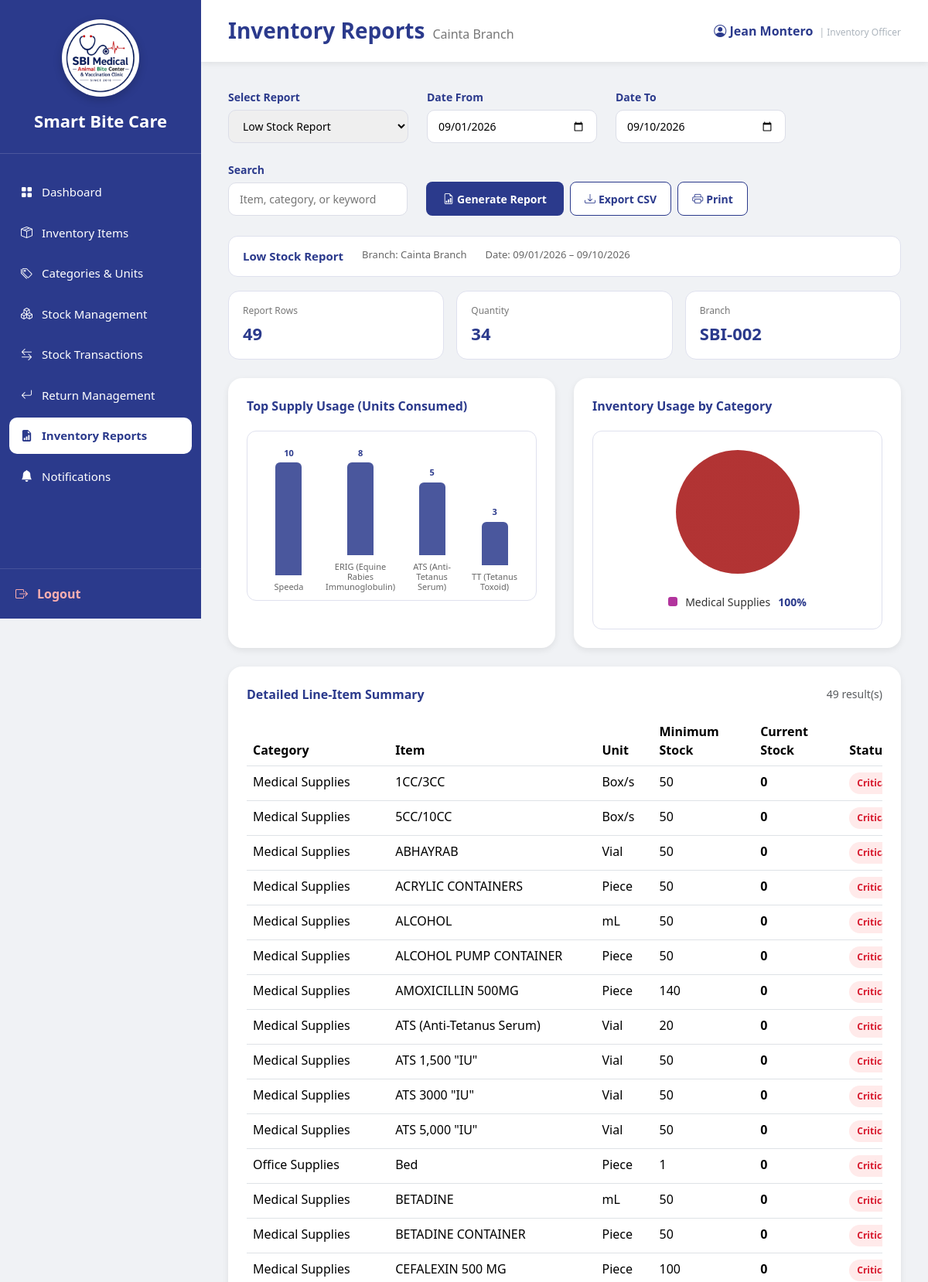
The app's page /InventoryOfficer_Reports.php (signed in, upper part) with its own data.
### tables this page shows
CREATE TABLE `users` (
  `user_id` int(11) NOT NULL,
  `branch_id` varchar(10) DEFAULT NULL,
  `role_id` int(11) NOT NULL,
  `username` varchar(100) NOT NULL,
  `email` varchar(255) NOT NULL,
  `password` varchar(255) NOT NULL,
  `status` enum('Active','Inactive') DEFAULT 'Active',
  `created_at` timestamp NOT NULL DEFAULT current_timestamp(),
  `last_login` datetime DEFAULT NULL
);

CREATE TABLE `branches` (
  `branch_id` varchar(10) NOT NULL,
  `branch_name` varchar(150) NOT NULL,
  `branch_address` text DEFAULT NULL,
  `contact_number` varchar(30) DEFAULT NULL,
  `email` varchar(150) DEFAULT NULL,
  `status` enum('Active','Inactive') DEFAULT 'Active',
  `created_at` timestamp NOT NULL DEFAULT current_timestamp()
);

CREATE TABLE `inventory_items` (
  `item_id` int(11) NOT NULL,
  `category_id` int(11) NOT NULL,
  `unit_id` int(11) NOT NULL,
  `item_name` varchar(255) NOT NULL,
  `minimum_stock` int(11) DEFAULT 0,
  `description` text DEFAULT NULL,
  `is_forecastable` tinyint(1) NOT NULL DEFAULT 0,
  `is_consumable` tinyint(1) NOT NULL DEFAULT 1,
  `base_unit_label` varchar(30) DEFAULT NULL,
  `display_unit_label` varchar(30) DEFAULT NULL,
  `conversion_to_base` decimal(12,4) NOT NULL DEFAULT 1.0000
);

CREATE TABLE `inventory_categories` (
  `category_id` int(11) NOT NULL,
  `category_name` varchar(150) NOT NULL,
  `monitoring_frequency` enum('Daily','Weekly','Monthly') DEFAULT NULL
);

CREATE TABLE `units` (
  `unit_id` int(11) NOT NULL,
  `unit_name` varchar(100) NOT NULL
);

### InventoryOfficer_Reports.php (the view, shortened to what the rows shown need)
<?php
require_once 'sources/db_connect.php';
$user_id = (int)$_SESSION['user_id'];
function h($value): string
{
    return htmlspecialchars((string)$value, ENT_QUOTES, 'UTF-8');
}
function moneylessNumber($value): string
{
    return number_format((float)$value, 0);
}
function reportLabel(string $type): string
{
    $labels = [
        'low_stock'       => 'Low Stock Report',
        'expiring_stock'  => 'Expiring Stock Report',
        'stock_usage'     => 'Stock Usage Report',
        'transactions'    => 'Stock Transaction Summary',
        'shortage'        => 'Shortage Prediction Report'
    ];
    return $labels[$type] ?? $labels['low_stock'];
}
$userQuery = "
    SELECT u.branch_id, u.username, b.branch_name
    FROM users u
    LEFT JOIN branches b ON u.branch_id = b.branch_id
    WHERE u.user_id = ?
      AND u.status = 'Active'
    LIMIT 1
";
$userStmt = $conn->prepare($userQuery);
$userStmt->bind_param('i', $user_id);
if (!$userStmt->execute()) {
    $userStmt->close();
    http_response_code(500);
    die('Database error: Unable to retrieve user information.');
}
$userResult = $userStmt->get_result();
$userData = $userResult->fetch_assoc();
$branch_id = $userData['branch_id'];
$username = $userData['username'] ?: 'Inventory Officer';
$branch_name = $userData['branch_name'] ?: 'No Branch Assigned';
$report_type = $_POST['report_type'] ?? $_GET['report_type'] ?? 'low_stock';
$today = date('Y-m-d');
$firstDayOfMonth = date('Y-m-01');
$date_from = trim($_POST['date_from'] ?? $_GET['date_from'] ?? $firstDayOfMonth);
$date_to   = trim($_POST['date_to'] ?? $_GET['date_to'] ?? $today);
$search    = trim($_POST['search'] ?? $_GET['search'] ?? '');
function fetchReportRows(
    mysqli $conn,
    string $reportType,
    string $branchId,
    string $dateFrom,
    string $dateTo,
    string $search
): array {
    $rows = [];
    switch ($reportType) {
        case 'low_stock':
            $sql = "
                SELECT
                    i.item_id,
                    i.item_name,
                    c.category_name,
                    u.unit_name,
                    i.minimum_stock,
                    COALESCE(SUM(s.quantity_available), 0) AS current_stock,
                    COALESCE(SUM(
                        CASE
                            WHEN s.quantity_available > 0 THEN s.quantity_available
                            ELSE 0
                        END
                    ), 0) AS positive_stock
                FROM inventory_items i
                INNER JOIN inventory_categories c
                    ON c.category_id = i.category_id
                INNER JOIN units u
                    ON u.unit_id = i.unit_id
                LEFT JOIN inventory_stocks s
                    ON s.item_id = i.item_id
                   AND s.branch_id = ?
                WHERE (
                    ? = ''
                    OR i.item_name LIKE CONCAT('%', ?, '%')
                    OR c.category_name LIKE CONCAT('%', ?, '%')
                )
                GROUP BY
                    i.item_id,
                    i.item_name,
                    c.category_name,
                    u.unit_name,
                    i.minimum_stock
                HAVING current_stock <= i.minimum_stock
                ORDER BY current_stock ASC, i.item_name ASC
            ";
            $stmt = $conn->prepare($sql);
            $stmt->bind_param(
                'ssss',
                $branchId,
                $search,
                $search,
                $search
            );
            break;
    }
    if (!$stmt->execute()) {
        $error = $stmt->error;
        $stmt->close();
        throw new RuntimeException('Report query failed: ' . $error);
    }
    $result = $stmt->get_result();
    while ($row = $result->fetch_assoc()) {
        $rows[] = $row;
    }
    return $rows;
}
$reportRows = [];
try {
    $reportRows = fetchReportRows(
        $conn,
        $report_type,
        (string)$branch_id,
        $date_from,
        $date_to,
        $search
    );
} catch (Throwable $e) {
    $reportError = $e->getMessage();
}
$summary = [
    'rows' => count($reportRows),
    'quantity' => 0,
    'patients' => 0,
    'transactions' => 0
];
foreach ($reportRows as $row) {
    if ($report_type === 'stock_usage') {
        $summary['quantity'] += (int)$row['quantity_used'];
        $summary['patients'] += (int)$row['patient_count'];
    } elseif ($report_type === 'transactions') {
        $summary['quantity'] += (int)$row['quantity'];
        $summary['transactions']++;
    } elseif ($report_type === 'low_stock') {
        $summary['quantity'] += (int)$row['current_stock'];
    } elseif ($report_type === 'expiring_stock') {
        $summary['quantity'] += (int)$row['quantity_available'];
    } elseif ($report_type === 'shortage') {
        $summary['quantity'] += (int)$row['recommended_reorder'];
    }
}
?>
<!DOCTYPE html>
<html lang="en">
<head>
<link href="https://cdn.jsdelivr.net/npm/bootstrap@5.3.3/dist/css/bootstrap.min.css" rel="stylesheet">
<link rel="stylesheet"
href="https://cdn.jsdelivr.net/npm/bootstrap-icons@1.11.3/font/bootstrap-icons.min.css">
<link rel="stylesheet" href="sidebar.css">
</head>
<body>
<div class="main">
 <div class="topbar">
        <h3>Inventory Reports<small><?php echo htmlspecialchars($branch_name); ?></small></h3>
        <div class="profile">
            <i class="bi bi-person-circle"></i>
            <?php echo htmlspecialchars($username); ?>
            <span style="font-size:12px;color:#adb5bd;font-weight:400;margin-left:4px;">| Inventory Officer</span>
        </div>
</div>
<div class="page-body">
<div class="report-meta">
<strong><?php echo h(reportLabel($report_type)); ?></strong>
<span>Branch: <?php echo h($branch_name); ?></span>
<span>Date: <?php echo h(date('m/d/Y', strtotime($date_from))); ?> – <?php echo h(date('m/d/Y', strtotime($date_to))); ?></span>
</div>
<div class="summary-cards">
<?php if ($report_type === 'stock_usage'): ?>
<div class="summary-card"><span>Patients</span><strong><?php echo moneylessNumber($summary['patients']); ?></strong></div>
<?php elseif ($report_type === 'transactions'): ?>
<div class="summary-card"><span>Transactions</span><strong><?php echo moneylessNumber($summary['transactions']); ?></strong></div>
<?php elseif ($report_type === 'shortage'): ?>
<div class="summary-card"><span>Recommended Reorder</span><strong><?php echo moneylessNumber($summary['quantity']); ?></strong></div>
<?php else: ?>
<div class="summary-card"><span>Branch</span><strong><?php echo h($branch_id); ?></strong></div>
<?php endif; ?>
</div>
<div class="row g-4">
<div class="col-12">
<div class="large-card">
<div class="table-wrap report-table-wrap">
<table class="table data-table">
<thead>
<?php if ($report_type === 'low_stock'): ?>
<tr><th>Category</th><th>Item</th><th>Unit</th><th>Minimum Stock</th><th>Current Stock</th><th>Status</th></tr>
<?php elseif ($report_type === 'expiring_stock'): ?>
<tr><th>Item</th><th>Category</th><th>Batch / Lot No.</th><th>Unit</th><th>Stock</th><th>Manufacturing Date</th><th>Expiration Date</th><th>Days Remaining</th><th>Status</th></tr>
<?php elseif ($report_type === 'stock_usage'): ?>
<tr><th>Usage Date</th><th>Item</th><th>Category</th><th>Unit</th><th>Qty Used</th><th>Patients</th><th>Stock Received</th></tr>
<?php elseif ($report_type === 'transactions'): ?>
<tr><th>Trx No.</th><th>Type</th><th>Item</th><th>Unit</th><th>Qty</th><th>Date</th><th>By</th><th>Remarks</th></tr>
<?php elseif ($report_type === 'shortage'): ?>
<tr><th>Date</th><th>Item</th><th>Category</th><th>Unit</th><th>Probability</th><th>Status</th><th>Recommended Reorder</th><th>Predicted Consumption</th><th>Forecast Days</th><th>Generated By</th></tr>
<?php endif; ?>
</thead>
<tbody>
<?php if (empty($reportRows)): ?>
<tr><td colspan="12" class="text-center text-muted py-4">No records found for the selected filters.</td></tr>
<?php else: ?>
<?php foreach ($reportRows as $row): ?>
<?php if ($report_type === 'low_stock'): ?>
<tr>
<td><?php echo h($row['category_name']); ?></td>
<td><?php echo h($row['item_name']); ?></td>
<td><?php echo h($row['unit_name']); ?></td>
<td><?php echo moneylessNumber($row['minimum_stock']); ?></td>
<td><strong><?php echo moneylessNumber($row['current_stock']); ?></strong></td>
<td><span class="report-status <?php echo (int)$row['current_stock'] <= 0 ? 'status-critical' : 'status-warning'; ?>"><?php echo (int)$row['current_stock'] <= 0 ? 'Critical' : 'Low'; ?></span></td>
</tr>
<?php endif; ?>
<?php endforeach; ?>
<?php endif; ?>
</tbody>
</table>
</div>
</div>
</div>
</div>
</div>
</div>
</body>
</html>

### records on screen
users: branch.branch_name "Cainta Branch", username "Jean Montero", branch "SBI-002"
inventory_items: category.category_name "Medical Supplies", item_name "1CC/3CC", unit.unit_name "Box/s", minimum_stock "50", current_stock "0"
inventory_items: category.category_name "Medical Supplies", item_name "5CC/10CC", unit.unit_name "Box/s", minimum_stock "50", current_stock "0"
inventory_items: category.category_name "Medical Supplies", item_name "ABHAYRAB", unit.unit_name "Vial", minimum_stock "50", current_stock "0"
inventory_items: category.category_name "Medical Supplies", item_name "ACRYLIC CONTAINERS", unit.unit_name "Piece", minimum_stock "50", current_stock "0"
inventory_items: category.category_name "Medical Supplies", item_name "ALCOHOL", unit.unit_name "mL", minimum_stock "50", current_stock "0"
inventory_items: category.category_name "Medical Supplies", item_name "ALCOHOL PUMP CONTAINER", unit.unit_name "Piece", minimum_stock "50", current_stock "0"
inventory_items: category.category_name "Medical Supplies", item_name "AMOXICILLIN 500MG", unit.unit_name "Piece", minimum_stock "140", current_stock "0"
inventory_items: category.category_name "Medical Supplies", item_name "ATS (Anti-Tetanus Serum)", unit.unit_name "Vial", minimum_stock "20", current_stock "0"
inventory_items: category.category_name "Medical Supplies", item_name "ATS 1,500 \"IU\"", unit.unit_name "Vial", minimum_stock "50", current_stock "0"
inventory_items: category.category_name "Medical Supplies", item_name "ATS 3000 \"IU\"", unit.unit_name "Vial", minimum_stock "50", current_stock "0"
inventory_items: category.category_name "Medical Supplies", item_name "ATS 5,000 \"IU\"", unit.unit_name "Vial", minimum_stock "50", current_stock "0"
inventory_items: category.category_name "Office Supplies", item_name "Bed", unit.unit_name "Piece", minimum_stock "1", current_stock "0"
inventory_items: category.category_name "Medical Supplies", item_name "BETADINE", unit.unit_name "mL", minimum_stock "50", current_stock "0"
inventory_items: category.category_name "Medical Supplies", item_name "BETADINE CONTAINER", unit.unit_name "Piece", minimum_stock "50", current_stock "0"
inventory_items: category.category_name "Medical Supplies", item_name "CEFALEXIN 500 MG", unit.unit_name "Piece", minimum_stock "100", current_stock "0"

### other values on screen
reportLabel($report_type) "Low Stock Report"
date('m/d/Y', strtotime($date_from)) "09/01/2026"
date('m/d/Y', strtotime($date_to)) "09/10/2026"
moneylessNumber($summary['rows']) "49"
moneylessNumber($summary['quantity']) "34"
$bar['value'] "10"
$bar['label'] "Speeda"
$bar['value'] "8"
$bar['label'] "ERIG (Equine Rabies Immunoglobulin)"
$bar['value'] "5"
$bar['label'] "ATS (Anti-Tetanus Serum)"
$bar['value'] "3"
$bar['label'] "TT (Tetanus Toxoid)"
$slice['label'] "Medical Supplies"
$slice['percent'] "100"
